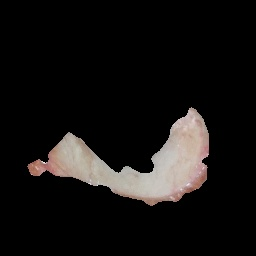
#> input picture sclera_clean/AJ10_20240808_152222.jpg, 256 x 256 px; its folder holds only this picture in this run
$ python extract_features_final.py
#> lines starting #> are read from the running program, lines starting #| are printed output that depends on the picture; after the words box and inside, x2 and y2 are one past the last pixel; in counts of white or black regions, pixels touching at a corner belong together
import cv2
import numpy as np
import pandas as pd
import os

INPUT_FOLDER = "sclera_clean"
OUTPUT_FILE = "features_final.csv"

data = []

for root, dirs, files in os.walk(INPUT_FOLDER):

    for file in files:

        if not (file.endswith(".jpg") or file.endswith(".png") or file.endswith(".jpeg")):
            continue

        path = os.path.join(root, file)

        img = cv2.imread(path)
#> img is the input picture: shape (256, 256, 3); mean B, G, R 17.9, 18.9, 20.9

        if img is None:
            continue


        img = cv2.resize(img, (256,256))


        # Remove black background
        mask = np.sum(img, axis=2) > 0
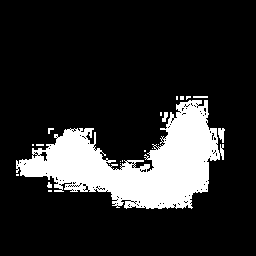
#> mask: shape (256, 256) bool; 16.7% white; 21 white regions (15 under 20 px), largest, box (x1, y1, x2, y2) and area: (16, 100, 224, 209) 10663, (218, 128, 225, 143) 70, (162, 112, 168, 122) 39, (193, 96, 208, 98) 30, (47, 182, 52, 188) 22, (48, 128, 54, 134) 20

        pixels = img[mask]

        if len(pixels) < 30:
            continue


        # RGB
        mean_r = np.mean(pixels[:,2])
#> mean_r = 125.5
        mean_g = np.mean(pixels[:,1])
#> mean_g = 113.4
        mean_b = np.mean(pixels[:,0])
#> mean_b = 107.2


        # LAB
        lab = cv2.cvtColor(img, cv2.COLOR_BGR2LAB)
#> lab: shape (256, 256, 3); mean of channels 0, 1, 2 20.1, 128.6, 128.8
        lab_pixels = lab[mask]

        mean_l = np.mean(lab_pixels[:,0])
#> mean_l = 120.6
        mean_a = np.mean(lab_pixels[:,1])
#> mean_a = 131.3
        mean_b_lab = np.mean(lab_pixels[:,2])
#> mean_b_lab = 132.9


        yellow_index = mean_b_lab
#> yellow_index = 132.9


        # ratios
        rg_ratio = mean_r / (mean_g + 1e-6)
#> rg_ratio = 1.11
        rb_ratio = mean_r / (mean_b + 1e-6)
#> rb_ratio = 1.17
        bg_ratio = mean_b / (mean_g + 1e-6)
#> bg_ratio = 0.945

        yellow_ratio = mean_b_lab / (mean_l + 1e-6)
#> yellow_ratio = 1.1


        # label from folder
        if "jaundice" in root:
            label = 1
        else:
            label = 0


        data.append([
            file,
            mean_r,
            mean_g,
            mean_b,
            mean_l,
            mean_a,
            mean_b_lab,
            yellow_index,
            rg_ratio,
            rb_ratio,
            bg_ratio,
            yellow_ratio,
            label
        ])


columns = [
    "image",
    "mean_r",
    "mean_g",
    "mean_b",
    "mean_l",
    "mean_a",
    "mean_b_lab",
    "yellow_index",
    "rg_ratio",
    "rb_ratio",
    "bg_ratio",
    "yellow_ratio",
    "label"
]

df = pd.DataFrame(data, columns=columns)
#> df = table of 1 rows and 13 columns

df.to_csv(OUTPUT_FILE, index=False)

print("Feature dataset created")
print("Total samples:", len(df))
#| Total samples: 1
print(df["label"].value_counts())
#| label
#| 0    1
#| Name: count, dtype: int64

$ run again, on sclera_clean/AJ11_20240808_152533.jpg
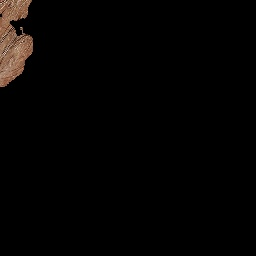
#> input picture sclera_clean/AJ11_20240808_152533.jpg, 256 x 256 px
#> img is the input picture: shape (256, 256, 3); mean B, G, R 2.7, 3.4, 4.7
#> `mask = np.sum(img, axis=2) > 0`:
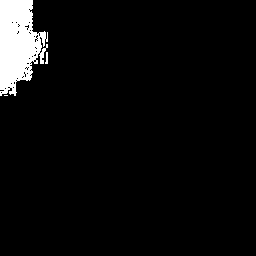
#> mask: shape (256, 256) bool; 4.8% white; 3 white regions (1 under 20 px), largest, box (x1, y1, x2, y2) and area: (0, 0, 48, 96) 3098, (45, 52, 48, 64) 26
#> mean_r = 97.65
#> mean_g = 71.03
#> mean_b = 55.68
#> lab: shape (256, 256, 3); mean of channels 0, 1, 2 3.9, 128.4, 128.6
#> mean_l = 82.04
#> mean_a = 136.5
#> mean_b_lab = 140.8
#> rg_ratio = 1.37
#> rb_ratio = 1.75
#> bg_ratio = 0.784
#> yellow_ratio = 1.72
#> df = table of 1 rows and 13 columns
#| Total samples: 1
#| label
#| 0    1
#| Name: count, dtype: int64

$ run again, on sclera_clean/AJ10_20240808_152224.jpg
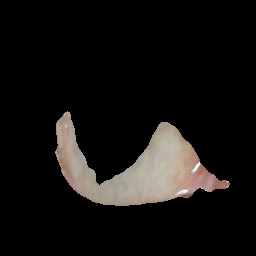
#> input picture sclera_clean/AJ10_20240808_152224.jpg, 256 x 256 px
#> img is the input picture: shape (256, 256, 3); mean B, G, R 16.8, 18.4, 20.3
#> `mask = np.sum(img, axis=2) > 0`:
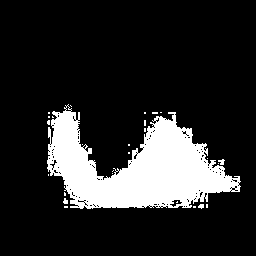
#> mask: shape (256, 256) bool; 16.4% white; 27 white regions (23 under 20 px), largest, box (x1, y1, x2, y2) and area: (47, 104, 241, 209) 10564, (218, 159, 225, 165) 26, (63, 198, 68, 204) 22, (198, 204, 204, 209) 22
#> mean_r = 123.7
#> mean_g = 112.3
#> mean_b = 102.6
#> lab: shape (256, 256, 3); mean of channels 0, 1, 2 19.6, 128.4, 129.1
#> mean_l = 119.7
#> mean_a = 130.5
#> mean_b_lab = 134.7
#> rg_ratio = 1.1
#> rb_ratio = 1.21
#> bg_ratio = 0.913
#> yellow_ratio = 1.13
#> df = table of 1 rows and 13 columns
#| Total samples: 1
#| label
#| 0    1
#| Name: count, dtype: int64
